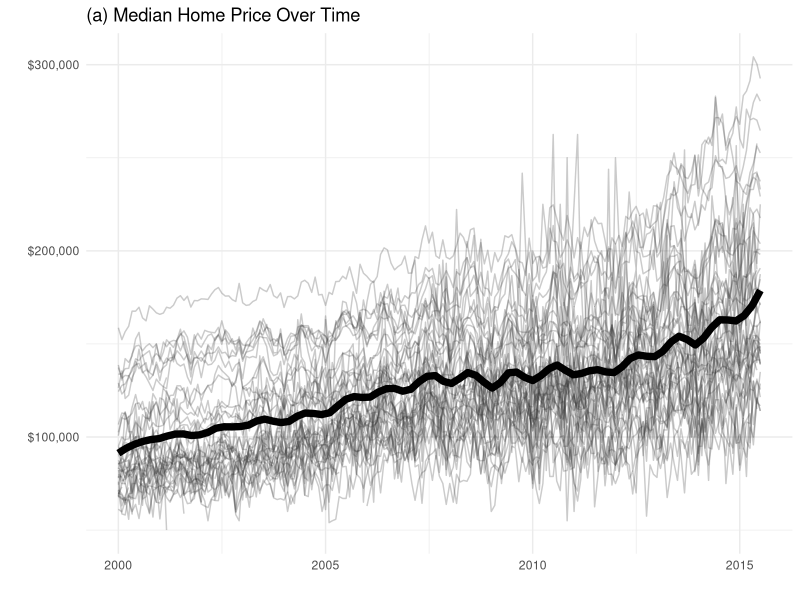
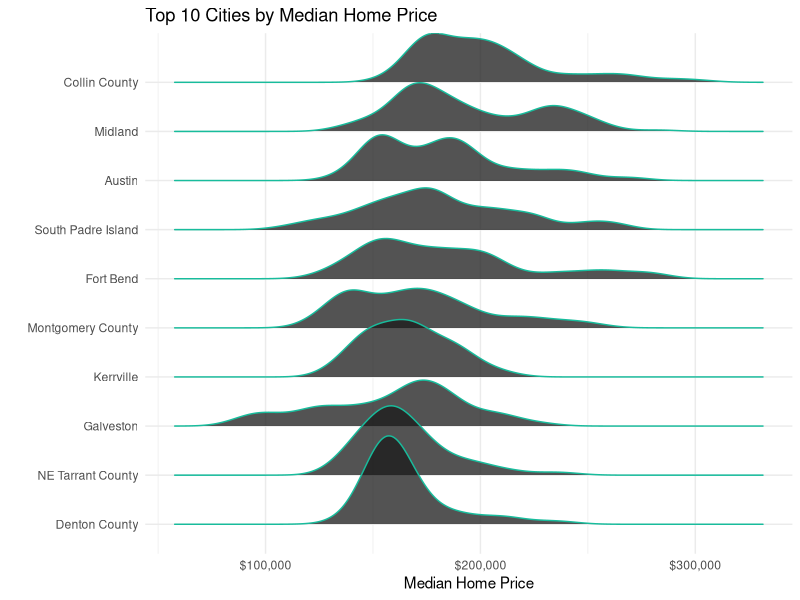

The R source for these figures, in order: (Note: this script raises an error after producing the figures.)
# R TIPS ----
# TIP 035 | patchwork: combine ggplots into 1 ----
# VIDEO TUTORIAL: https://youtu.be/_lEwfZbyu48
# 👉 For Weekly R-Tips, Sign Up Here: https://mailchi.mp/business-science/r-tips-newsletter

# LIBRARIES ----

library(patchwork)
library(ggridges)
library(ggrepel)
library(maps)
library(tidyverse)
library(lubridate)


# 1.0 Data Transformation -----

txhousing_tbl <- txhousing %>%
    mutate(date = lubridate::make_date(year, month))


# 2.0 Make Subplots ----

# 2.1 Time Series ----

gg_tx_timeseries <- txhousing_tbl %>%
    ggplot(aes(date, median, group = city)) +
    geom_line(color = "gray20", alpha = 0.25) +
    geom_smooth(
        aes(group = NULL),
        method = "loess",
        span = 0.1,
        se = FALSE,
        size = 2.5,
        color = "black"
    ) +
    theme_minimal() +
    scale_y_continuous(labels = scales::dollar_format()) +
    labs(y = "", x = "", title = "(a) Median Home Price Over Time")
gg_tx_timeseries

# 2.2 Top Cities Ridgeline Plot ----

gg_tx_ridge <- txhousing_tbl %>%
    drop_na() %>%
    mutate(city = factor(city) %>% fct_reorder(median) %>% fct_rev()) %>%
    filter(as.numeric(city) %in% (1:10)) %>%

    ggplot(aes(x = median, y = fct_rev(city))) +
    geom_density_ridges(
        color = "#18BC9C",
        fill  = "gray10",
        alpha = 0.75,
        size  = 1
    ) +
    scale_x_continuous(labels = scales::dollar_format()) +
    theme_minimal() +
    labs(x = "Median Home Price", y = "", title = "Top 10 Cities by Median Home Price")

gg_tx_ridge

# 2.3 Texas Map ----

texas_housing_tbl <- txhousing_tbl %>%
    group_by(city) %>%
    summarise(median = median(median, na.rm = T)) %>%
    ungroup() %>%
    mutate(city = str_to_lower(city))

texas_cities_tbl <- us.cities %>%
    filter(country.etc == "TX") %>%
    mutate(name = name %>%
               str_sub(end = nchar(name) - 3) %>%
               str_to_lower() %>%
               str_trim()
    ) %>%
    left_join(texas_housing_tbl, by = c("name" = "city"))

texas_outline_tbl <- map_data("state", region = "texas") %>% as_tibble()

gg_tx_map <- texas_cities_tbl %>%
    drop_na() %>%
    ggplot(aes(x = long, y = lat, size = median)) +
    geom_polygon(
        data  = texas_outline_tbl,
        aes(x = long, y = lat, group = group, size = NULL),
        color = "black",
        size = 1.5,
        fill = "#18bc9c"
    ) +
    geom_point() +
    geom_text_repel(aes(label = str_to_title(name)), max.overlaps = 5) +
    # scale_color_viridis_c() +
    coord_map() +
    theme_void() +
    labs(title = "Median Home Prices by City", x = "", y = "") +
    theme(legend.position = "none")

gg_tx_map

# 3.0 Patchwork ----

gg_tx_map + (gg_tx_timeseries / gg_tx_ridge) +
    plot_layout(widths = c(3,2), tag_level = "new") +
    plot_annotation(
        title      = "Texas Real-Estate Statistics",
        subtitle   = "The untold secrets of prime-real estate in the Lonestar State.\n",
        tag_levels = "A",
        tag_prefix = "Panel ",
        tag_suffix = ":"
    ) &
    theme(plot.tag.position = c(0, 1),
          plot.tag = element_text(size = 8, hjust = 0, vjust = 0))



